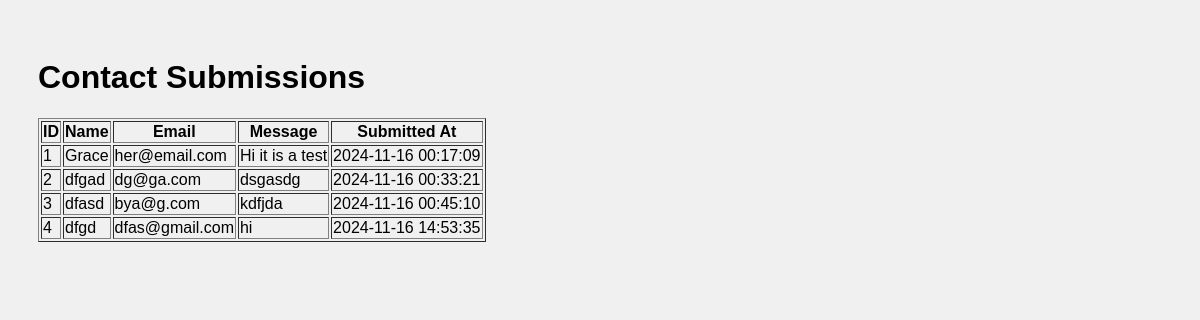
/admin, run on an earlier commit of the app's database.
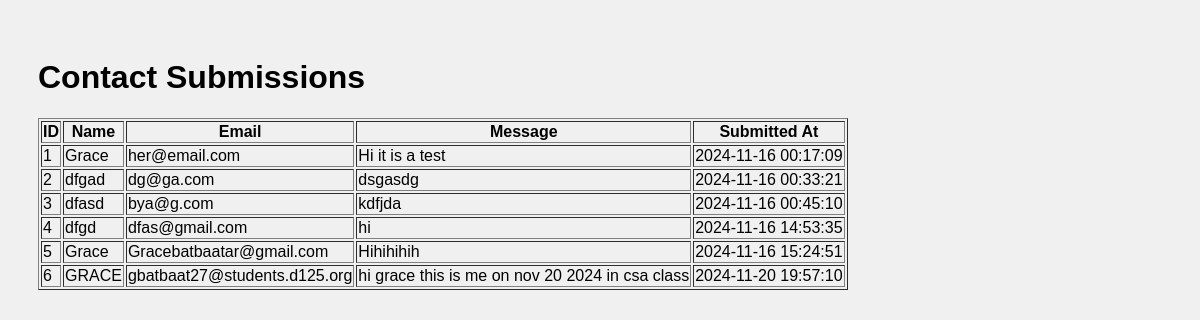
And on a later commit of the database.
### tables this page shows
CREATE TABLE contacts (
                    id INTEGER PRIMARY KEY,
                    name TEXT NOT NULL,
                    email TEXT  NOT NULL,
                    message TEXT NOT NULL,
                    current_time TIMESTAMP DEFAULT CURRENT_TIMESTAMP);

### main.py (the view)
@app.route('/admin')
def admin():
    conn = sqlite3.connect(db_path, check_same_thread=False)
    cursor = conn.cursor()
    cursor.execute('SELECT * FROM contacts')
    contacts = cursor.fetchall()
    conn.close()
    return render_template('admin.html', contacts=contacts)

### templates/admin.html (shortened to what this page needs)
<!DOCTYPE html>
<html>
<head>
    <link rel="stylesheet" type="text/css" href="{{ url_for('static', filename='style.css') }}">
</head>
<body>
    <h1>Contact Submissions</h1>
    <table border="1">
        <tr>
            <th>ID</th>
            <th>Name</th>
            <th>Email</th>
            <th>Message</th>
            <th>Submitted At</th>
        </tr>
        {% for contact in contacts %}
        <tr>
            <td>{{ contact[0] }}</td>
            <td>{{ contact[1] }}</td>
            <td>{{ contact[2] }}</td>
            <td>{{ contact[3] }}</td>
            <td>{{ contact[4] }}</td>
        </tr>
        {% endfor %}
    </table>
</body>
</html>

### static/style.css (style rules this page uses)
body { background-color: #f0f0f0; font-family: Arial, sans-serif; padding: 30px; }

What changed in the data, as far as the page shows it:
added contacts: id "5", name "Grace", email "Gracebatbaatar@gmail.com", message "Hihihihih", current_time "2024-11-16 15:24:51"
added contacts: id "6", name "GRACE", email "gbatbaat27@students.d125.org", message "hi grace this is me on nov 20 2024 in csa class", current_time "2024-11-20 19:57:10"
